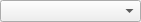
<?xml version="1.0" encoding="UTF-8"?>
<ui version="4.0">
 <class>DataTableComboBox</class>
 <widget class="QWidget" name="DataTableComboBox">
  <property name="geometry">
   <rect>
    <x>0</x>
    <y>0</y>
    <width>141</width>
    <height>20</height>
   </rect>
  </property>
  <property name="windowTitle">
   <string>DataTableComboBox</string>
  </property>
  <layout class="QHBoxLayout" name="horizontalLayout">
   <property name="margin">
    <number>0</number>
   </property>
   <item>
    <widget class="QComboBox" name="TableComboBox"/>
   </item>
  </layout>
 </widget>
 <resources/>
 <connections/>
</ui>
